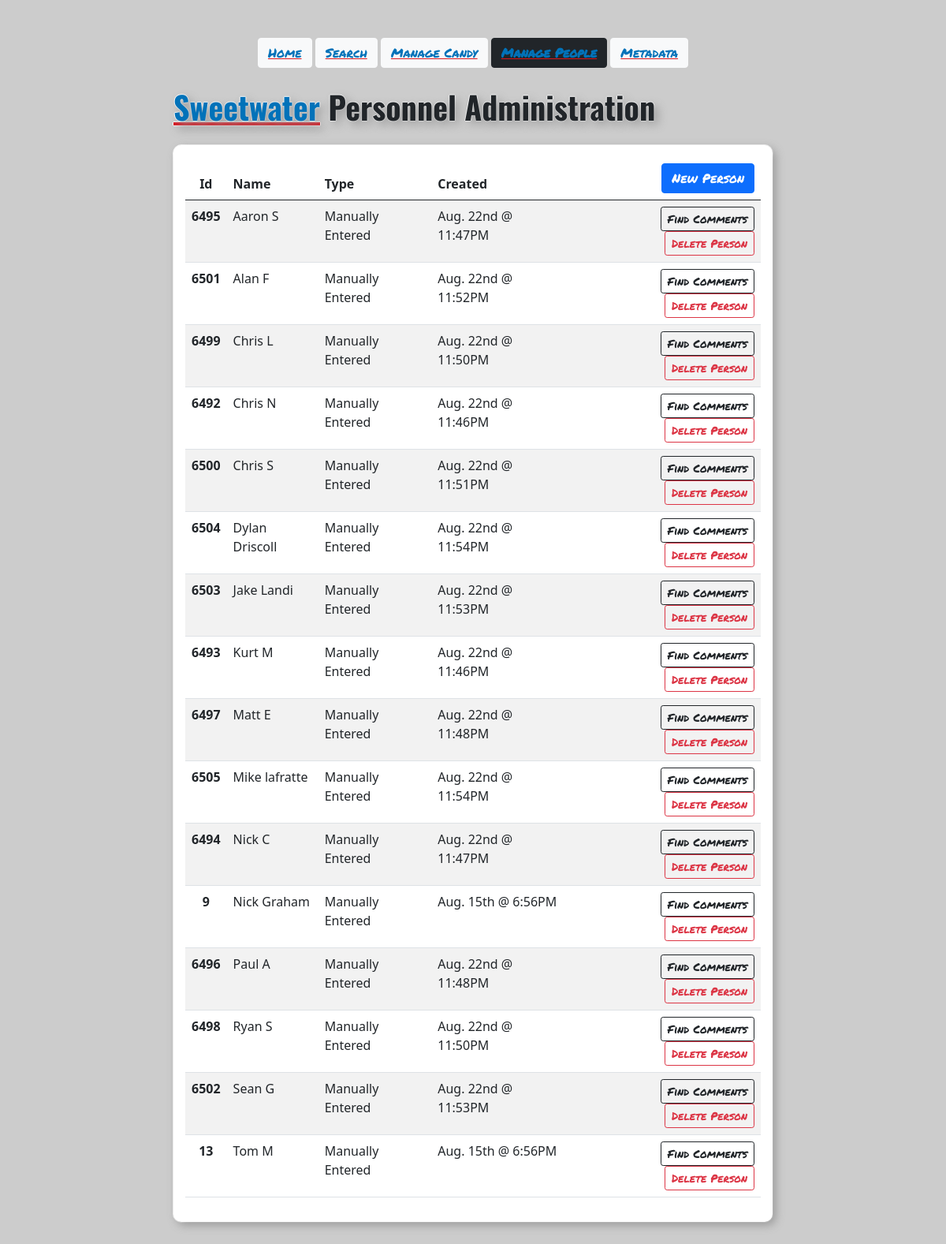
The page /people.php on the database its author committed.
### tables this page shows
CREATE TABLE IF NOT EXISTS `people` (
  `id` int(10) UNSIGNED NOT NULL AUTO_INCREMENT,
  `name` varchar(100) NOT NULL,
  `auto_detected` tinyint(1) NOT NULL DEFAULT '0',
  `created_on` datetime NOT NULL DEFAULT CURRENT_TIMESTAMP,
  PRIMARY KEY (`id`),
  UNIQUE KEY `uniquename` (`name`)
);

### people.php (the view, shortened to what this page needs)
<?php
require_once(__DIR__ . '/conn.php');
require_once(__DIR__ . '/header.php');
?>
    <div class="px-4 py-4 my-4 text-center">
        <div class="row">
            <div class="col-lg-2">
            </div>
            <div class="col-lg-8">
                <?php
                require_once(__DIR__ . '/navmenu.php');
                ?>
                <h1 class="subtleShadow pageHeading" style="text-align: left; font-weight: 700; font-family: 'Oswald', sans-serif;"><span class="sweetwaterLogoType">Sweetwater</span> Personnel Administration</h1>
                <div class="bodySection">
<?php
$f = new NumberFormatter("en", NumberFormatter::SPELLOUT);
$result = mysqli_query($conn, 'SELECT *, DATE_FORMAT(created_on, "%b. %D @ %l:%i%p") AS short_date, DATE_FORMAT(created_on, "%W, the %D day of %M, in the year of our Lord") AS long_date1, DATE_FORMAT(created_on, "%Y") AS long_date2 FROM people ORDER BY name ASC');
if ($result->num_rows > 0) {
?>
                    <table class="table table-striped table-hover">
                        <thead>
                          <tr>
                            <th scope="col">Id</th>
                            <th scope="col" style="text-align:left;">Name</th>
                            <th scope="col" style="text-align:left;">Type</th>
                            <th scope="col" style="text-align:left;">Created</th>
                            <th scope="col" style="text-align:right;"><button type="button" class="btn btn-primary" style="font-weight: 400; font-family: 'Permanent Marker', cursive;" data-bs-toggle="modal" data-bs-target="#staticBackdrop">New Person</button></th>
                          </tr>
                        </thead>
                        <tbody>
                          <?php
                          while($row = $result->fetch_assoc()) {
                          ?>
                          <tr>
                            <th scope="row"><?= $row["id"]; ?></th>
                            <td style="text-align:left;"><?= $row["name"]; ?></td>
                            <td style="text-align:left;"><?= ($row["auto_detected"] == 1) ? "Auto-Detected" : "Manually Entered"; ?></td>
                            <td style="text-align:left;"><span title="<?= $row["long_date1"] . ", " . $f->format($row["long_date2"]); ?>"><?= $row["short_date"]; ?></span></td>
                            <td style="text-align:right;"><button type="button" class="btn btn-outline-dark btn-sm" style="font-weight: 400; font-family: 'Permanent Marker', cursive;" onclick="navClick('search.php?people-text=<?= $row["name"]; ?>');">Find Comments</button> <button type="button" class="btn btn-outline-danger btn-sm" style="font-weight: 400; font-family: 'Permanent Marker', cursive;" onclick="navClickConfirm('people.php?action=delete&id=<?= $row["id"]; ?>', 'Are you sure you want to delete <?= $row["name"]; ?>?')">Delete Person</button></td>
                          </tr>
                          <?php
                          }
                          ?>
                        </tbody>
                    </table>
<?php
} else {
}
?>
                </div>
            </div>
            <div class="col-lg-2">
            </div>
        </div>
    </div>
<?php
require_once(__DIR__ . '/footer.php');
?>

### content/sweetwater.css (style rules this page uses)
body { background-color:#ccc; }
.sweetwaterLogoType { color: #0172B9; text-decoration: underline; text-decoration-color: #D61721; }
.subtleShadow { text-shadow: 5px 5px 12px #999, 0px 1px 0px #fff, 1px 0px 0px #fff, 0px -1px 0px #fff, -1px 0px 0px #fff; }
.pageHeading { margin-bottom:25px; }
.bodySection { background-color:#fff; padding:15px; border-radius: 10px; box-shadow: 4px 4px 12px #999, 0px 1px 0px #fff, 1px 0px 0px #fff, 0px -1px 0px #fff, -1px 0px 0px #fff; }

### rows shown on the page
people: id "6495", name "Aaron S", auto_detected "Manually Entered", short_date "Aug. 22nd @ 11:47PM"
people: id "6501", name "Alan F", auto_detected "Manually Entered", short_date "Aug. 22nd @ 11:52PM"
people: id "6499", name "Chris L", auto_detected "Manually Entered", short_date "Aug. 22nd @ 11:50PM"
people: id "6492", name "Chris N", auto_detected "Manually Entered", short_date "Aug. 22nd @ 11:46PM"
people: id "6500", name "Chris S", auto_detected "Manually Entered", short_date "Aug. 22nd @ 11:51PM"
people: id "6504", name "Dylan Driscoll", auto_detected "Manually Entered", short_date "Aug. 22nd @ 11:54PM"
people: id "6503", name "Jake Landi", auto_detected "Manually Entered", short_date "Aug. 22nd @ 11:53PM"
people: id "6493", name "Kurt M", auto_detected "Manually Entered", short_date "Aug. 22nd @ 11:46PM"
people: id "6497", name "Matt E", auto_detected "Manually Entered", short_date "Aug. 22nd @ 11:48PM"
people: id "6505", name "Mike lafratte", auto_detected "Manually Entered", short_date "Aug. 22nd @ 11:54PM"
people: id "6494", name "Nick C", auto_detected "Manually Entered", short_date "Aug. 22nd @ 11:47PM"
people: id "9", name "Nick Graham", auto_detected "Manually Entered", short_date "Aug. 15th @ 6:56PM"
people: id "6496", name "Paul A", auto_detected "Manually Entered", short_date "Aug. 22nd @ 11:48PM"
people: id "6498", name "Ryan S", auto_detected "Manually Entered", short_date "Aug. 22nd @ 11:50PM"
people: id "6502", name "Sean G", auto_detected "Manually Entered", short_date "Aug. 22nd @ 11:53PM"
people: id "13", name "Tom M", auto_detected "Manually Entered", short_date "Aug. 15th @ 6:56PM"
